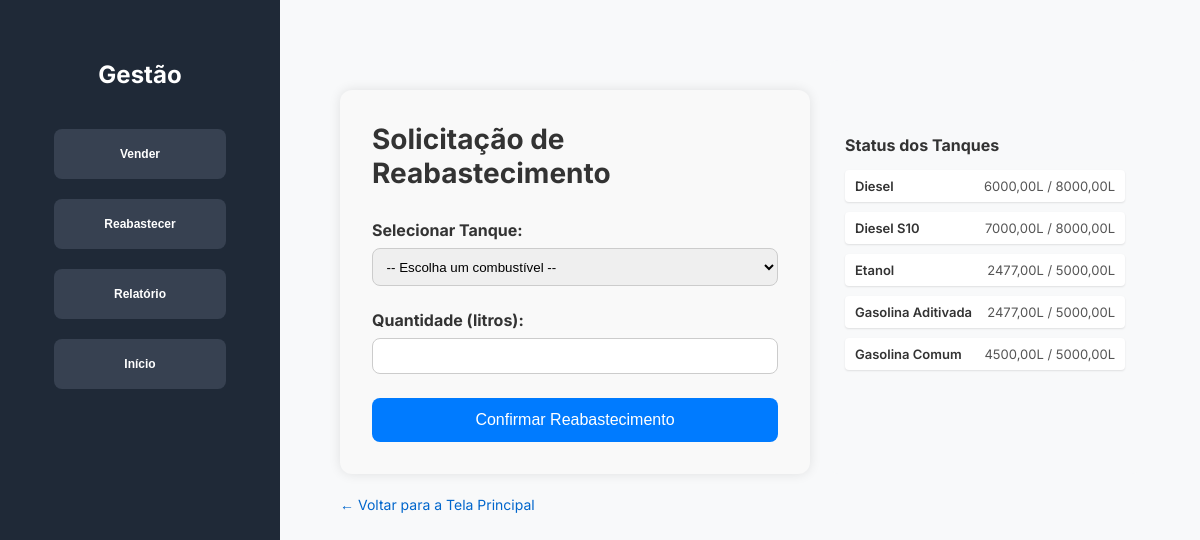
The page /reabastecer on the database as committed earlier.
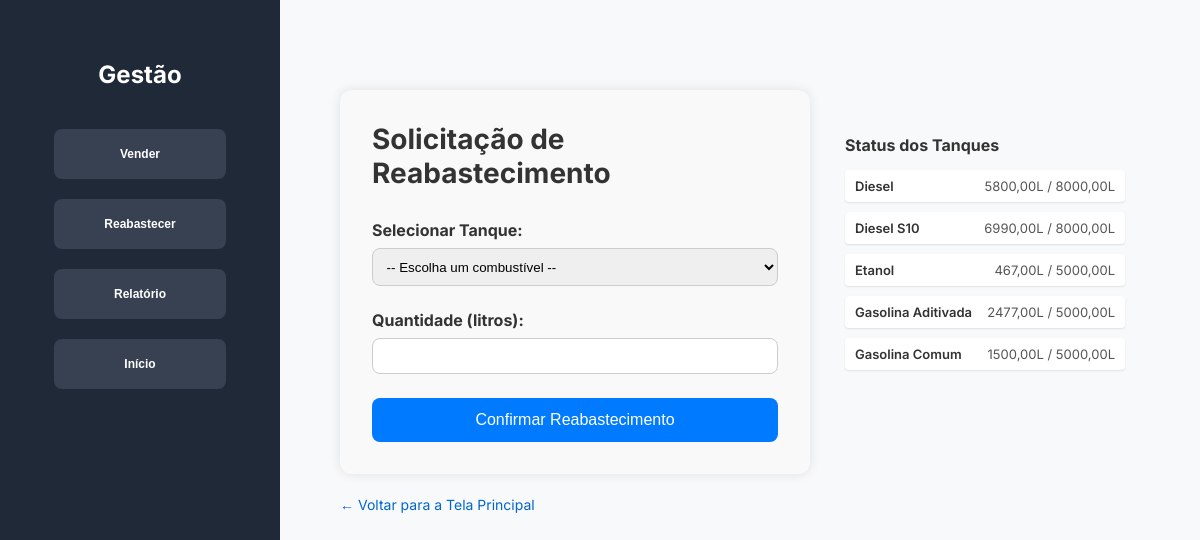
The same page on the database as committed later.
### gestaoPostoCombustivel/models.py (models this page shows, shortened)
class Tanque(models.Model):
    combustivel = models.OneToOneField(
        PrecoCombustivel,
        on_delete=models.PROTECT,
        primary_key=True
    )
    quantidade_disponivel = models.DecimalField(max_digits=10, decimal_places=2)
    capacidade_maxima = models.DecimalField(max_digits=10, decimal_places=2)
    class Meta:
        verbose_name = "Tanque de Combustível"
        verbose_name_plural = "Tanques de Combustíveis"

class PrecoCombustivel(models.Model):
    id_combustivel = models.CharField(
        max_length=20,
        choices=TIPO_COMBUSTIVEL_CHOICES,
        unique=True,
        primary_key=True
    )
    preco_por_litro = models.DecimalField(max_digits=6, decimal_places=2)
    data_atualizacao = models.DateTimeField(auto_now=True)
    class Meta:
        verbose_name = "Combustível (Preço)"
        verbose_name_plural = "Combustíveis (Preços)"

### gestaoPostoCombustivel/views.py (the view, shortened to what this page needs)
# urls.py: path('reabastecer', views.reabastecer, name='reabastecer'), # rota para a view reabastecer
def reabastecer(request):
    tanques = Tanque.objects.select_related('combustivel').all().order_by('combustivel__id_combustivel')
    context = {
        'tanques': tanques,
    }
    return render(request, 'reabastecer.html', context)

### gestaoPostoCombustivel/templates/reabastecer.html (shortened to what this page needs)
{% load static %}
<!DOCTYPE html>
<html lang="pt-br">
<head>
  <link rel="stylesheet" href="{% static 'assets/css/style.css' %}">
  <link rel="stylesheet" href="{% static 'assets/css/reabastecer.css' %}">
</head>
<body>
  <div class="container">
    <aside class="sidebar">
      <h2 class="logo">Gestão</h2>
      <nav class="menu">
        <a href="{% url 'venda' %}">
          <button>Vender</button>
        </a>
        <a href="{% url 'reabastecer' %}">
          <button>Reabastecer</button>
        </a>
        <a href="{% url 'relatorio' %}">
          <button>Relatório</button>
        </a>
        <a href="{% url 'index' %}">
          <button>Início</button>
        </a>
      </nav>
    </aside>
    <div class="main-content">
      <div class="content-wrapper">
        <form class="refill-form" method="POST" action="{% url 'reabastecer' %}">
          <h1 class="title">Solicitação de Reabastecimento</h1>
          <div class="form-group">
            <label for="combustivel">Selecionar Tanque:</label>
            <select id="combustivel" name="combustivel" required>
              <option value="">-- Escolha um combustível --</option>
            </select>
          </div>
          <div class="form-group">
            <label for="quantidade">Quantidade (litros):</label>
            <input type="number" id="quantidade" name="quantidade" min="0.01" step="0.01" required />
          </div>
          <button type="submit" class="refill-btn">Confirmar Reabastecimento</button>
        </form>
        <div class="tank-info-simple">
          <h3>Status dos Tanques</h3>
          <div class="tank-list-simple">
            {% for tanque in tanques %}
              <div class="tank-item-simple">
                <span class="tank-name">{{ tanque.combustivel.get_id_combustivel_display }}</span>
                <span class="tank-level">{{ tanque.quantidade_disponivel|floatformat:2 }}L / {{ tanque.capacidade_maxima|floatformat:2 }}L</span>
              </div>
            {% endfor %}
          </div>
        </div>
      </div>
      <div class="back-button">
        <a href="{% url 'index' %}">
          &#8592; Voltar para a Tela Principal
        </a>
      </div>
    </div>
  </div>
</body>
</html>

Rows that differ between the two databases and show on the page:
changed Tanque "Diesel": quantidade_disponivel "6000,00" → "5800,00"
changed Tanque "Diesel S10": quantidade_disponivel "7000,00" → "6990,00"
changed Tanque "Etanol": quantidade_disponivel "2477,00" → "467,00"
changed Tanque "Gasolina Comum": quantidade_disponivel "4500,00" → "1500,00"
